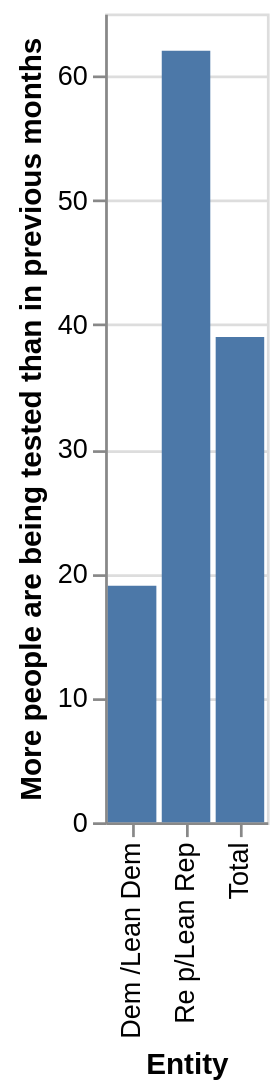

This figure's Vega-Lite source:
### Vega-Lite specification from a JSON file in a GitHub repository (floating-point values rounded to 4 significant figures)
{"$schema": "https://vega.github.io/schema/vega-lite/v5.json", "description": "Bar chart auto-generated from CSV", "data": {"values": [{"Entity": "Dem /Lean Dem", "More people are being tested than in previous months": 19}, {"Entity": "Re p/Lean Rep", "More people are being tested than in previous months": 62}, {"Entity": "Total", "More people are being tested than in previous months": 39}]}, "mark": "bar", "encoding": {"x": {"field": "Entity", "type": "ordinal"}, "y": {"field": "More people are being tested than in previous months", "type": "quantitative"}}}
